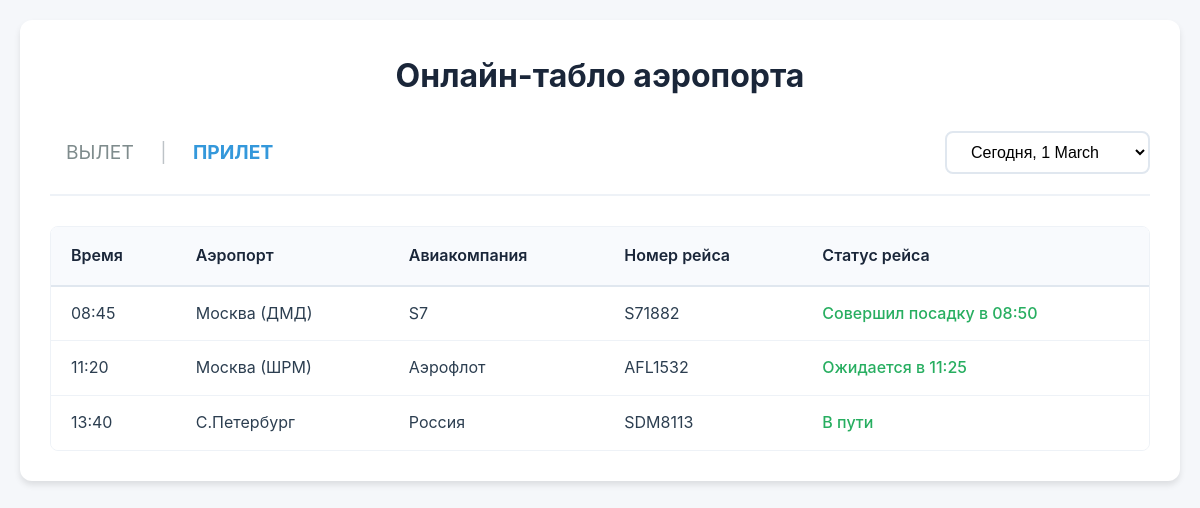
Page /?type=arrival&date=2026-03-01 on the committed database.
### tables this page shows
CREATE TABLE flights (
    id INT AUTO_INCREMENT PRIMARY KEY,
    flight_type ENUM('departure', 'arrival') NOT NULL,
    flight_date DATE NOT NULL,
    flight_time TIME NOT NULL,
    airport VARCHAR(100) NOT NULL,
    airline VARCHAR(100) NOT NULL,
    flight_number VARCHAR(20) NOT NULL,
    status_text VARCHAR(255) NOT NULL,
    created_at TIMESTAMP DEFAULT CURRENT_TIMESTAMP,
    INDEX (flight_type, flight_date)
);

### index.php (the view, shortened to what this page needs)
<?php
require_once 'config.php';
$type = $_GET['type'] ?? 'departure';
$date = $_GET['date'] ?? date('Y-m-d');
$dates = [];
for ($i = -1; $i <= 1; $i++) {
    $dateObj = new DateTime();
    $dateObj->modify("$i day");
    $formattedDate = $dateObj->format('Y-m-d');
    switch($i) {
        case -1:
            $label = 'Вчера, ' . $dateObj->format('j F');
            break;
        case 0:
            $label = 'Сегодня, ' . $dateObj->format('j F');
            break;
        case 1:
            $label = 'Завтра, ' . $dateObj->format('j F');
            break;
    }
    $dates[] = [
        'value' => $formattedDate,
        'label' => $label,
        'selected' => ($formattedDate == $date)
    ];
}
$stmt = $pdo->prepare("SELECT * FROM flights WHERE flight_type = ? AND flight_date = ? ORDER BY flight_time");
$stmt->execute([$type, $date]);
$flights = $stmt->fetchAll();
?>
<!DOCTYPE html>
<html lang="ru">
<head>
    <link rel="stylesheet" href="style.css">
</head>
<body>
    <div class="container">
        <h1>Онлайн-табло аэропорта</h1>
        <div class="controls">
            <div class="flight-type">
                <a href="?type=departure&date=<?= htmlspecialchars($date) ?>"
                   class="<?= $type == 'departure' ? 'active' : '' ?> underline">
                   ВЫЛЕТ
                </a>
                <span class="separator">|</span>
                <a href="?type=arrival&date=<?= htmlspecialchars($date) ?>"
                   class="<?= $type == 'arrival' ? 'active' : '' ?> underline">
                   ПРИЛЕТ
                </a>
            </div>
            <div class="date-selector">
                <form method="GET" action="">
                    <select name="date" onchange="this.form.submit()" class="underline">
                        <?php foreach ($dates as $dateOption): ?>
                            <option value="<?= $dateOption['value'] ?>"
                                <?= $dateOption['selected'] ? 'selected' : '' ?>>
                                <?= htmlspecialchars($dateOption['label']) ?>
                            </option>
                        <?php endforeach; ?>
                    </select>
                </form>
            </div>
        </div>
        <div class="flights-table-wrapper">
            <table class="flights-table">
                <thead>
                    <tr>
                        <th>Время</th>
                        <th>Аэропорт</th>
                        <th>Авиакомпания</th>
                        <th>Номер рейса</th>
                        <th>Статус рейса</th>
                    </tr>
                </thead>
                <tbody>
                    <?php if (empty($flights)): ?>
                        <tr>
                            <td colspan="5" class="no-flights">
                                Нет рейсов за выбранную дату
                            </td>
                        </tr>
                    <?php else: ?>
                        <?php foreach ($flights as $flight): ?>
                            <tr>
                                <td><?= htmlspecialchars(substr($flight['flight_time'], 0, 5)) ?></td>
                                <td><?= htmlspecialchars($flight['airport']) ?></td>
                                <td><?= htmlspecialchars($flight['airline']) ?></td>
                                <td><?= htmlspecialchars($flight['flight_number']) ?></td>
                                <td><?= htmlspecialchars($flight['status_text']) ?></td>
                            </tr>
                        <?php endforeach; ?>
                    <?php endif; ?>
                </tbody>
            </table>
        </div>
    </div>
</body>
</html>

### style.css (style rules this page uses)
* { margin: 0; padding: 0; box-sizing: border-box; }
body { font-family: -apple-system, BlinkMacSystemFont, 'Segoe UI', Roboto, Oxygen, Ubuntu, sans-serif; background-color: #f5f7fa; color: #2c3e50; line-height: 1.6; padding: 20px; }
.container { max-width: 1200px; margin: 0 auto; background-color: white; border-radius: 12px; box-shadow: 0 4px 6px rgba(0, 0, 0, 0.1); padding: 30px; }
h1 { color: #1a2639; margin-bottom: 30px; font-size: 2em; text-align: center; }
.controls { display: flex; justify-content: space-between; align-items: center; margin-bottom: 30px; padding-bottom: 20px; border-bottom: 2px solid #eef2f7; }
.flight-type { font-size: 1.2em; }
.flight-type a { color: #7f8c8d; text-decoration: none; padding: 8px 16px; border-radius: 6px; transition: all 0.3s ease; }
.flight-type a.active { color: #3498db; font-weight: bold; }
.flight-type .separator { color: #bdc3c7; margin: 0 5px; }
.underline { text-decoration: underline; text-underline-offset: 4px; }
.date-selector select { padding: 10px 20px; font-size: 1em; border: 2px solid #e0e7ef; border-radius: 8px; background-color: white; cursor: pointer; outline: none; transition: border-color 0.3s ease; min-width: 200px; }
.flights-table-wrapper { overflow-x: auto; border-radius: 8px; border: 1px solid #eef2f7; }
.flights-table { width: 100%; border-collapse: collapse; background-color: white; }
.flights-table th { background-color: #f8fafd; padding: 16px 20px; text-align: left; font-weight: 600; color: #1a2639; border-bottom: 2px solid #e0e7ef; }
.flights-table td { padding: 14px 20px; border-bottom: 1px solid #eef2f7; color: #2c3e50; }
.flights-table tbody tr:last-child td { border-bottom: none; }
.flights-table td:last-child { font-weight: 500; color: #27ae60; }

### rows in the picture
flights: flight_time "08:45", airport "Москва (ДМД)", airline "S7", flight_number "S71882", status_text "Совершил посадку в 08:50"
flights: flight_time "11:20", airport "Москва (ШРМ)", airline "Аэрофлот", flight_number "AFL1532", status_text "Ожидается в 11:25"
flights: flight_time "13:40", airport "С.Петербург", airline "Россия", flight_number "SDM8113", status_text "В пути"

### other values in the picture
form field date "Сегодня, 1 March"
